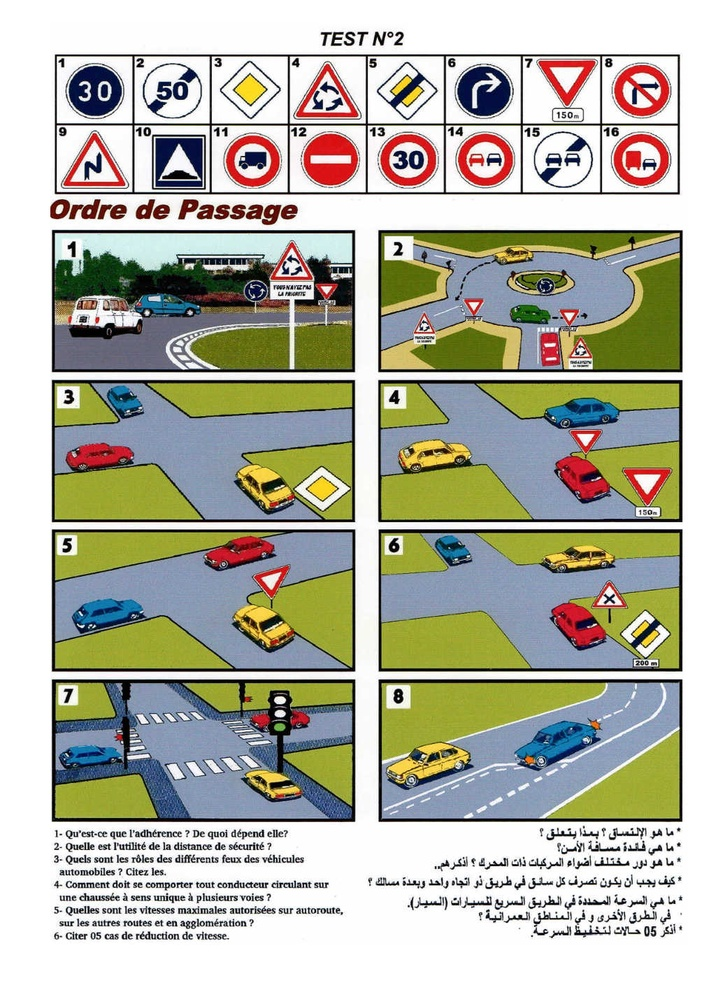
#> input picture data/book_images/test-02.jpg, 716 x 985 px, shrunk from 1024 x 1409 before the run; its folder holds only this picture in this run
$ jupyter execute --allow-errors section_division.ipynb
#> lines starting #> are read from the running program, lines starting #| are printed output that depends on the picture
## 1. Setup and Imports

[cell 1]
import os
import cv2
import numpy as np
from pathlib import Path
import matplotlib.pyplot as plt

[cell 2]
# Define paths
BASE_DIR = Path("../data")
IMAGES_DIR = BASE_DIR / "book_images"
OUTPUT_DIR = BASE_DIR / "quiz_sections"

print(f"Images directory: {IMAGES_DIR}")
print(f"Output directory: {OUTPUT_DIR}")

# Check if images directory exists
if IMAGES_DIR.exists():
    image_files = sorted([f for f in IMAGES_DIR.glob("*") if f.suffix.lower() in ['.png', '.jpg', '.jpeg']])
    print(f"\nFound {len(image_files)} images:")
    for i, img in enumerate(image_files):
        print(f"  {i+1}. {img.name}")
else:
    print(f"ERROR: {IMAGES_DIR} does not exist!")

## 2. Load and Inspect First Image

#> (a cell that did not finish here is left out)

## 3. Detect Section Boundaries by Color

We'll detect the black borders that separate the three sections.

[cell 4]
def detect_black_lines(img):
    """
    Detect horizontal black lines (borders) in the image.
    Returns the y-coordinates of significant black lines.
    """
    # Convert to grayscale
    gray = cv2.cvtColor(img, cv2.COLOR_BGR2GRAY)

    # Calculate the "blackness" of each row (how many dark pixels)
    # A black line will have very low average values
    row_darkness = []
    for y in range(gray.shape[0]):
        row = gray[y, :]
        darkness = np.mean(row)  # Lower values = darker
        row_darkness.append(darkness)

    row_darkness = np.array(row_darkness)

    # Find rows that are significantly darker (likely black borders)
    threshold = np.mean(row_darkness) - np.std(row_darkness)
    black_rows = np.where(row_darkness < threshold)[0]

    return row_darkness, black_rows


# Detect black lines
#> (the rest of this cell did not finish here and is left out)

## 4. Find Cluster Centers of Black Lines

Group continuous black pixels into distinct lines and find their centers.

[cell 5]
def find_border_lines(black_rows, min_gap=30):
    """
    Find distinct black border lines by clustering continuous black pixels.

    Args:
        black_rows: Array of y-coordinates with black pixels
        min_gap: Minimum gap to consider as separate lines (pixels)

    Returns:
        List of border line positions (y-coordinates)
    """
    if len(black_rows) == 0:
        return []

    # Group continuous black pixels
    borders = []
    current_group = [black_rows[0]]

    for i in range(1, len(black_rows)):
        if black_rows[i] - black_rows[i-1] <= min_gap:
            current_group.append(black_rows[i])
        else:
            # End current group, calculate center
            border_center = int(np.mean(current_group))
            borders.append(border_center)
            current_group = [black_rows[i]]

    # Don't forget the last group
    if current_group:
        border_center = int(np.mean(current_group))
        borders.append(border_center)

    return borders


#> (the rest of this cell did not finish here and is left out)

## 5. Define Section Boundaries

Based on the detected borders, define the three sections:
- SIGNS: Top section
- PRIORITIES: Middle section
- QUESTIONS: Bottom section

[cell 6]
def define_sections(borders, img_height):
    """
    Define the three main sections based on fixed proportions.

    Args:
        borders: List of detected border y-coordinates (not used, kept for compatibility)
        img_height: Total image height

    Returns:
        Dictionary with section boundaries
    """
    # Fixed proportions based on typical image of ~1400px height:
    # SIGNS: 0-370px (~26.4%)
    # PRIORITIES: 370-1170px (~57.1% from top)
    # QUESTIONS: 1170px-end (~83.6% from top)

    signs_end = int(img_height * 0.21)  # ~26.4% of height
    priorities_end = int(img_height * 0.84)  # ~83.6% of height

    sections = {
        'signs': {
            'y_start': 0,
            'y_end': signs_end,
            'name': 'SIGNS (Top)'
        },
        'priorities': {
            'y_start': signs_end,
            'y_end': priorities_end,
            'name': 'PRIORITIES / Ordre de Passage (Middle)'
        },
        'questions': {
            'y_start': priorities_end,
            'y_end': img_height,
            'name': 'QUESTIONS (Bottom)'
        }
    }

    return sections


#> (the rest of this cell did not finish here and is left out)

## 6. Visualize Detected Sections

Show the original image with lines marking the section boundaries.

#> (a cell that did not finish here is left out)

## 7. Extract and Save Sections

Crop the three sections from the image and save them.

[cell 8]
def extract_sections(img_path, sections, output_base_dir):
    """
    Extract sections from an image and save them to separate files.

    Args:
        img_path: Path to the image
        sections: Dictionary with section boundaries
        output_base_dir: Base output directory

    Returns:
        Dictionary with paths to saved sections
    """
    img = cv2.imread(str(img_path))
    image_stem = img_path.stem  # Filename without extension

    saved_paths = {}

    for section_name, bounds in sections.items():
        # Create section directory if it doesn't exist
        section_dir = output_base_dir / image_stem / section_name.upper()
        section_dir.mkdir(parents=True, exist_ok=True)

        # Crop the section
        y_start = bounds['y_start']
        y_end = bounds['y_end']
        cropped = img[y_start:y_end, :]

        # Save the cropped section
        output_path = section_dir / f"{image_stem}_{section_name}.png"
        cv2.imwrite(str(output_path), cropped)

        saved_paths[section_name] = str(output_path)

    return saved_paths


# Extract sections from first image as test
#> (the rest of this cell did not finish here and is left out)

## 8. Process All Images

Apply the same section division to all images in the dataset.

[cell 9]
# Process all images
processed_count = 0
error_count = 0

for img_path in image_files:
    try:
        print(f"Processing: {img_path.name}...", end=" ")

        # Load image
        img = cv2.imread(str(img_path))
#> img is the input picture: shape (985, 716, 3); mean B, G, R 165.5, 180.5, 180
        if img is None:
            print("ERROR: Could not load image")
            error_count += 1
            continue

        # Detect borders
        row_darkness, black_rows = detect_black_lines(img)
#> in detect_black_lines (call 2), `gray = cv2.cvtColor(img, cv2.COLOR_BGR2GRAY)`:
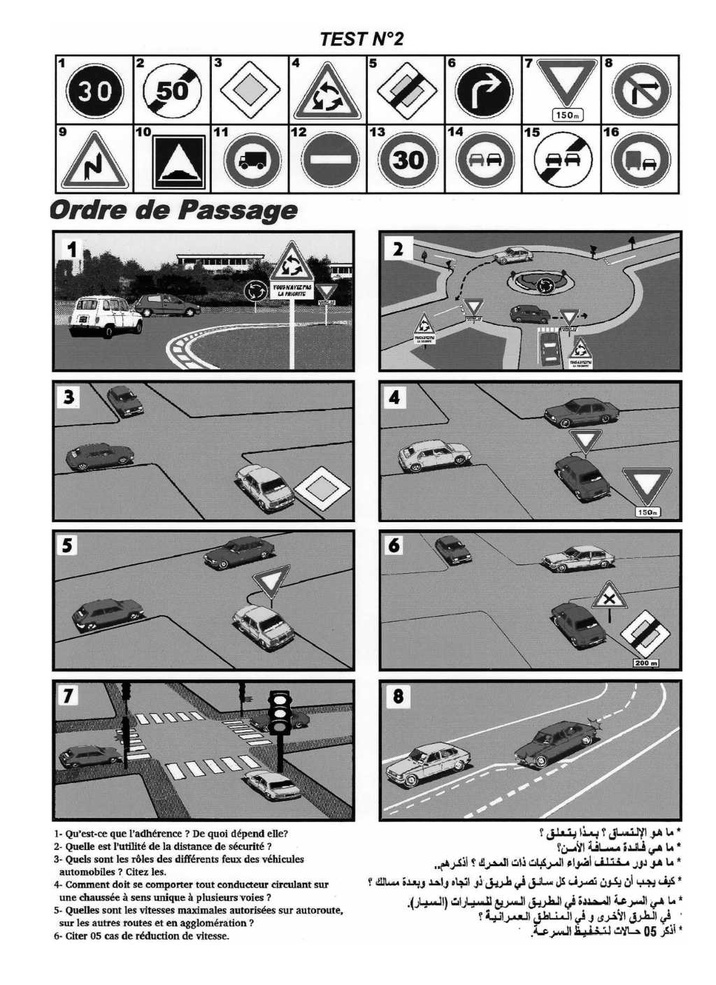
#> gray: shape (985, 716); min 0, max 255, mean 178.6
#> the loop in detect_black_lines (call 2), `for y in range(gray.shape[0]):` made 985 passes
#> darkness on passes 1 to 3: 255, 255, 255
#> after the loop in detect_black_lines (call 2), `for y in range(gray.shape[0]):`: row_darkness = 985 values, max 255 at index 0, min 32.67 at index 55, mean 178.6
#> in detect_black_lines (call 2), `threshold = np.mean(row_darkness) - np.std(row_darkness)`: threshold = 133.1
#> in detect_black_lines (call 2), `black_rows = np.where(row_darkness < threshold)[0]`: black_rows = 82 values from 55 to 883
#> black_rows = 82 values from 55 to 883
        borders = find_border_lines(black_rows, min_gap=40)
#> in find_border_lines, `current_group = [black_rows[0]]`: current_group = [55]
#> the loop in find_border_lines, `for i in range(1, len(black_rows)):` made 81 passes
#> (border_center, current_group) on passes 1, 2, 63, 70, 77, 81: (55, [124]), (124, [192]), (303, [519]), (526, [668]), (675, [818]), (819, [883])
#> after the loop in find_border_lines, `for i in range(1, len(black_rows)):`: borders = [55, 124, 303, 526, 675, 819]
#> in find_border_lines, `border_center = int(np.mean(current_group))`: border_center = 883
#> borders = [55, 124, 303, 526, 675, 819, 883]

        # Define sections
        sections = define_sections(borders, img.shape[0])
#> sections = 3 items

        # Extract and save sections
        saved_paths = extract_sections(img_path, sections, OUTPUT_DIR)
#> the loop in extract_sections, `for section_name, bounds in sections.items(): # Create section directo..` made 3 passes
#> (section_name, y_start, y_end) on passes 1 to 3: ('signs', 0, 206), ('priorities', 206, 827), ('questions', 827, 985)
#> pass 1, in extract_sections, `cropped = img[y_start:y_end, :]`:
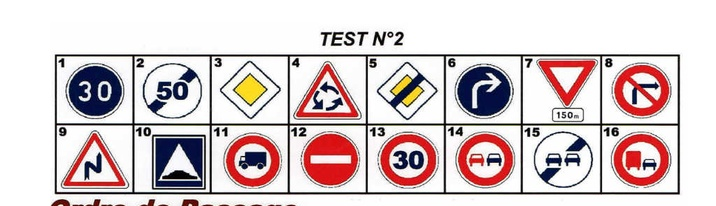
#> cropped: shape (206, 716, 3); mean B, G, R 204.5, 203.4, 216.3
#> pass 2, in extract_sections, `cropped = img[y_start:y_end, :]`:
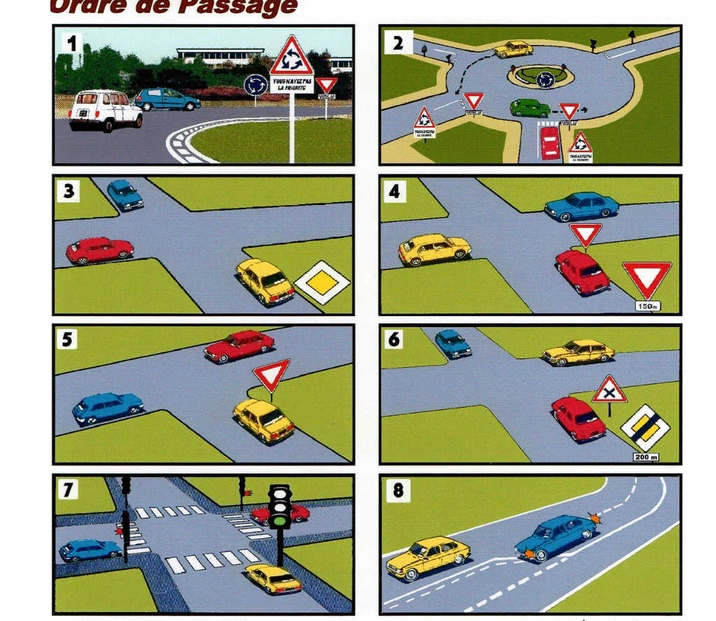
#> cropped: shape (621, 716, 3); mean B, G, R 135.7, 160.1, 155.1
#> pass 3, in extract_sections, `cropped = img[y_start:y_end, :]`:
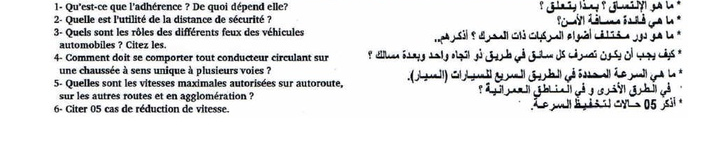
#> cropped: shape (158, 716, 3); mean B, G, R 231.3, 231, 230.6
#> saved_paths = 3 items

        print("✓ Done")
        processed_count += 1

    except Exception as e:
        print(f"ERROR: {str(e)}")
        error_count += 1

print(f"\n{'='*60}")
print(f"Processing complete!")
print(f"  ✓ Successfully processed: {processed_count} images")
print(f"  ✗ Errors: {error_count}")
print(f"  Output directory: {OUTPUT_DIR}")
print(f"{'='*60}")

$ run again, on data/book_images/test-03.jpg
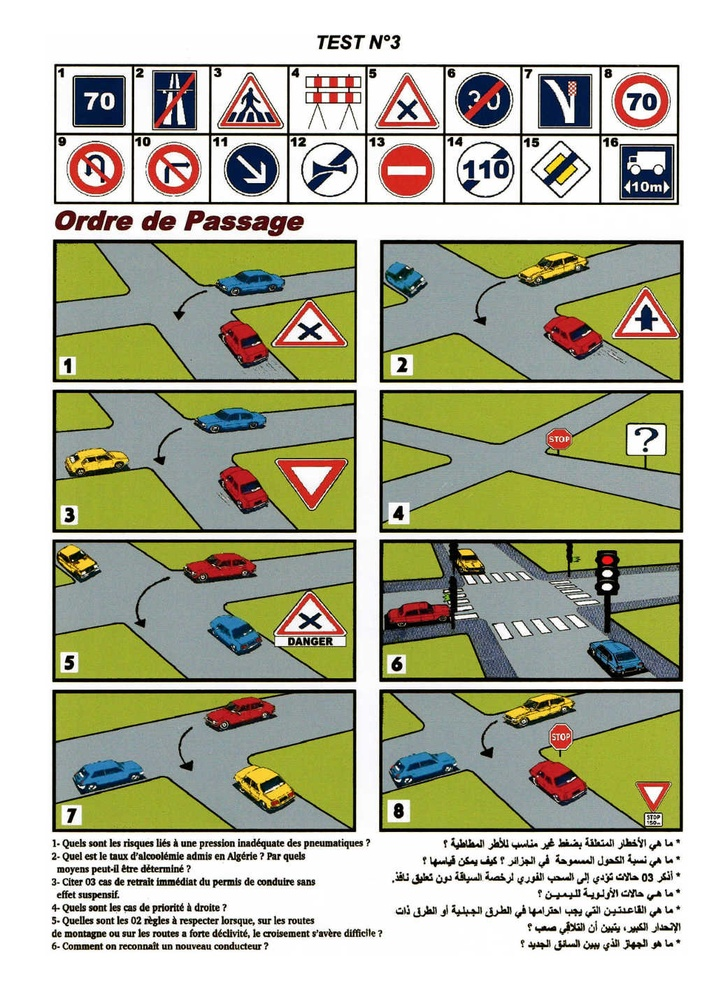
#> input picture data/book_images/test-03.jpg, 716 x 985 px, shrunk from 1024 x 1409 before the run
#> img is the input picture: shape (985, 716, 3); mean B, G, R 157.6, 180.5, 179.3
#> the loop in detect_black_lines (call 2), `for y in range(gray.shape[0]):` made 985 passes
#> darkness on passes 1 to 3: 255, 255, 255
#> `row_darkness, black_rows = detect_black_lines(img)`: row_darkness = 985 values, max 255 at index 0, min 33.89 at index 134, mean 177.5; black_rows = 43 values from 64 to 845
#> in find_border_lines, `current_group = [black_rows[0]]`: current_group = [64]
#> the loop in find_border_lines, `for i in range(1, len(black_rows)):` made 42 passes
#> (border_center, current_group) on passes 3, 6, 13, 19, 30, 38: (65, [133]), (134, [202]), (225, [379]), (385, [529]), (547, [678]), (685, [828])
#> after the loop in find_border_lines, `for i in range(1, len(black_rows)):`: borders = [65, 134, 225, 385, 547, 685]
#> in find_border_lines, `border_center = int(np.mean(current_group))`: border_center = 832
#> `borders = find_border_lines(black_rows, min_gap=40)`: borders = [65, 134, 225, 385, 547, 685, 832]
#> sections = 3 items
#> the loop in extract_sections, `for section_name, bounds in sections.items(): # Create section directo..` made 3 passes
#> (section_name, y_start, y_end) on passes 1 to 3: ('signs', 0, 206), ('priorities', 206, 827), ('questions', 827, 985)
#> pass 1, in extract_sections, `cropped = img[y_start:y_end, :]`:
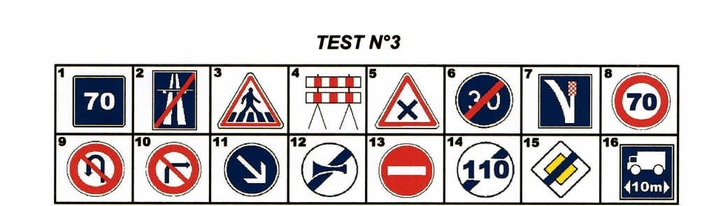
#> cropped: shape (206, 716, 3); mean B, G, R 200.6, 199.7, 206.5
#> pass 3, in extract_sections, `cropped = img[y_start:y_end, :]`:
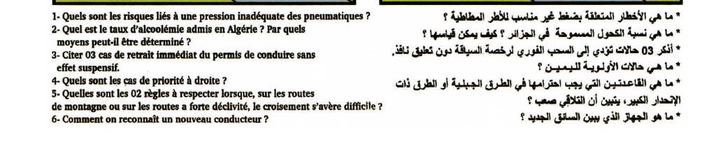
#> cropped: shape (158, 716, 3); mean B, G, R 218.2, 220.4, 220.7
